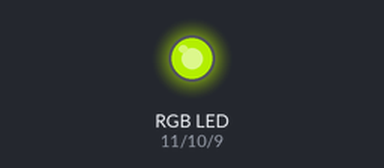
The sketch below on a simulated Arduino Uno, built with avr-gcc and run on an emulated ATmega328P. Shown: an RGB LED mixed from three pins (HIGH = lit). Dim RGB values are drawn brighter than linear.

Above: at 0.05 s.
At 2.5 s:
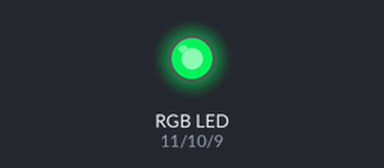
At 5.0 s:
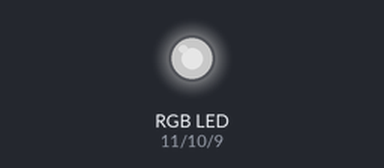
At 7.5 s:
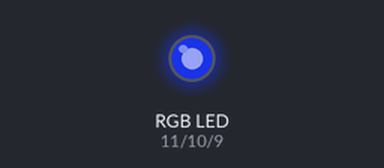
At 10.0 s:
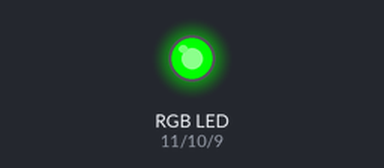
Timing chart, 0 to 13.0 s (numbered marks = the images above):
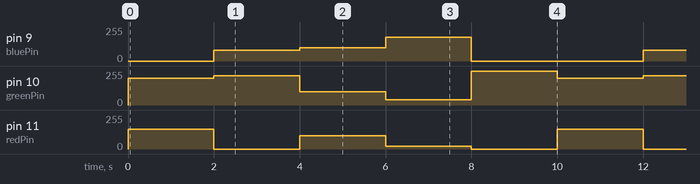

Measured:
- by itself, pin 9 (bluePin): repeats every 10.0 s: 100/255 2.0 s, 180/255 2.0 s, 0/255 4.0 s, 80/255 2.0 s
- by itself, pin 10 (greenPin): repeats every 10.0 s: 220/255 2.0 s, 100/255 2.0 s, 40/255 2.0 s, 255/255 2.0 s, 200/255 2.0 s
- by itself, pin 11 (redPin): repeats every 10.0 s: 0/255 2.0 s, 100/255 2.0 s, 20/255 2.0 s, 0/255 2.0 s, 150/255 2.0 s

The sketch:

step9.ino
```cpp
const int redPin = 11;
const int greenPin = 10;
const int bluePin = 9;

void setup() {
  Serial.begin(9600);

  pinMode(redPin, OUTPUT);
  pinMode(greenPin, OUTPUT);
  pinMode(bluePin, OUTPUT);

}

void loop() {


  setColor(150, 200, 0);
  delay(2000);
  setColor(0, 220, 80);
  delay(2000);
  setColor(100, 100, 100);
  delay(2000);
  setColor(20, 40, 180);
  delay(2000);
  setColor(0, 255, 0);
  delay(2000);
}

void setColor (int red,int green, int blue) {
  analogWrite(redPin,red);
  analogWrite(greenPin,green);
  analogWrite(bluePin,blue);
}
```
